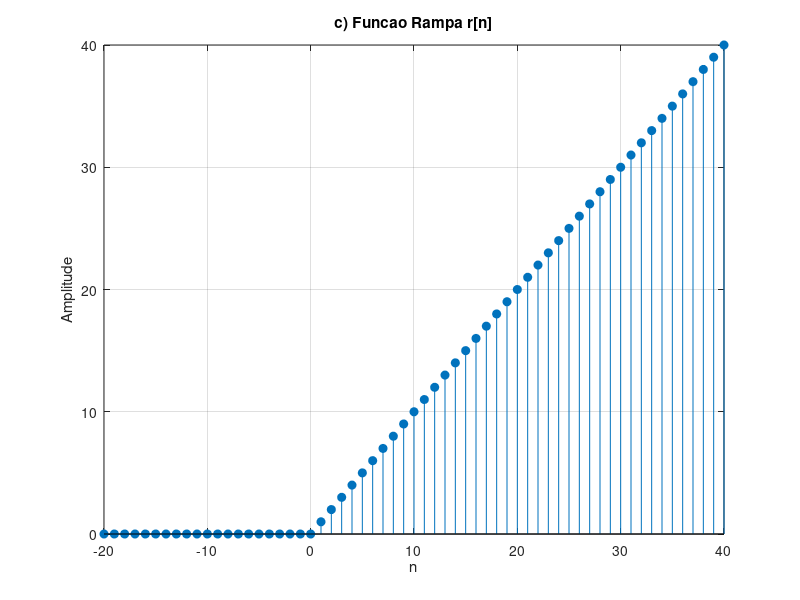

MATLAB code to generate this figure:
% parte1_c.m
pkg load signal;
n = -20:40;
x_c = zeros(size(n));
b = [0, 1]; a = [1, -2, 1];
[h, ~] = impz(b, a, 41);
x_c(n >= 0) = h;

figure(1);
stem(n, x_c, 'filled');
title('c) Funcao Rampa r[n]');
xlabel('n'); ylabel('Amplitude'); grid on; xlim([-20 40]);
print('../figuras/parte1_c.png', '-dpng');
